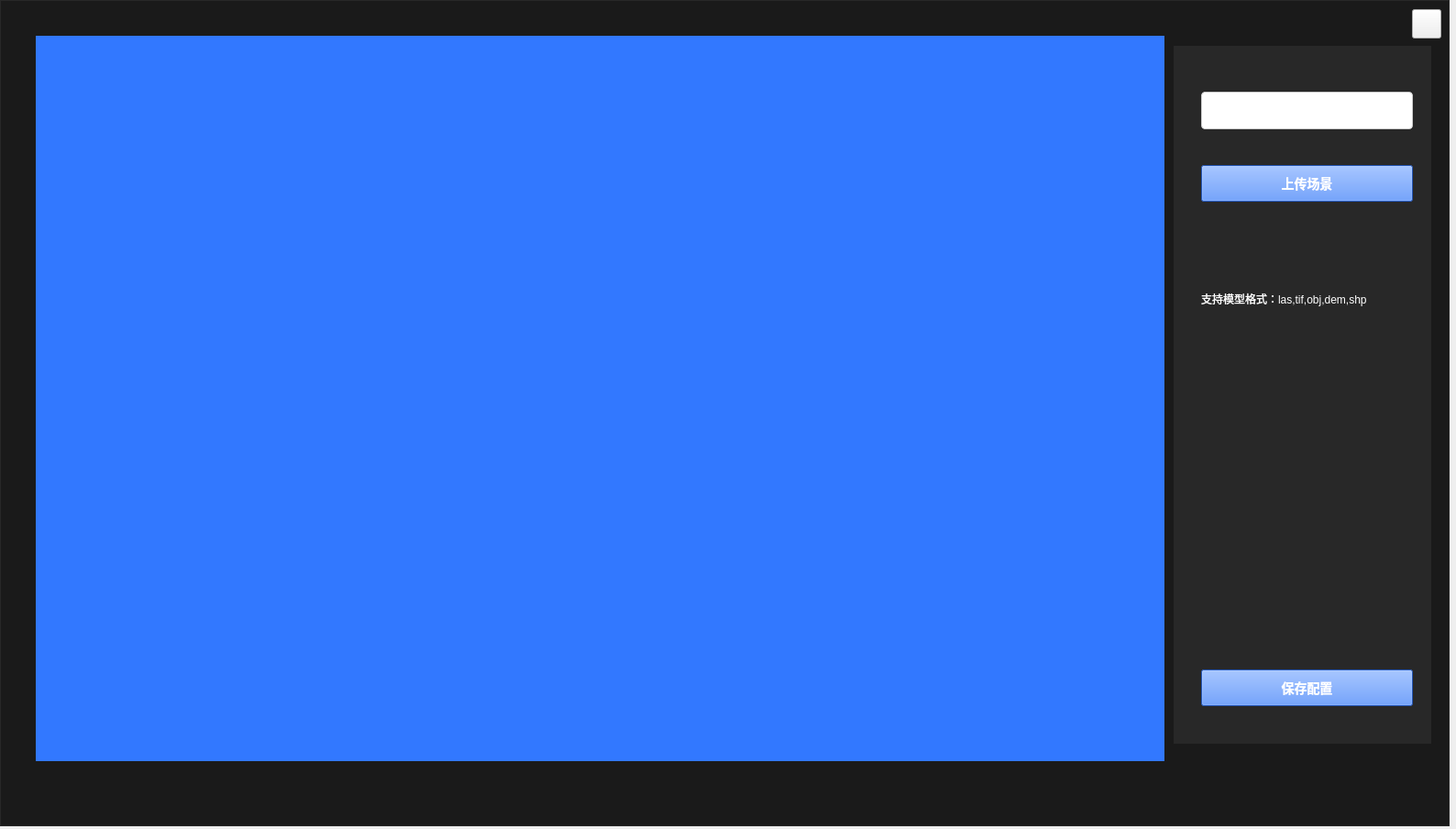
<?xml version="1.0" encoding="UTF-8"?>
<ui version="4.0">
 <class>OSGEarthAppClass</class>
 <widget class="QWidget" name="OSGEarthAppClass">
  <property name="geometry">
   <rect>
    <x>0</x>
    <y>0</y>
    <width>1588</width>
    <height>904</height>
   </rect>
  </property>
  <property name="windowTitle">
   <string>三维地球</string>
  </property>
  <widget class="QLabel" name="lblBackground">
   <property name="geometry">
    <rect>
     <x>0</x>
     <y>0</y>
     <width>1581</width>
     <height>901</height>
    </rect>
   </property>
   <property name="styleSheet">
    <string notr="true">background-color: rgb(26, 26, 26);
border-color: rgb(40, 40,40);
border-width: 1px;
border-style: solid;</string>
   </property>
   <property name="text">
    <string/>
   </property>
  </widget>
  <widget class="QPushButton" name="btn_Close">
   <property name="geometry">
    <rect>
     <x>1540</x>
     <y>10</y>
     <width>32</width>
     <height>32</height>
    </rect>
   </property>
   <property name="styleSheet">
    <string notr="true"/>
   </property>
   <property name="text">
    <string/>
   </property>
   <property name="icon">
    <iconset>
     <normaloff>../Builds/x64/Release/Resource/common/close.png</normaloff>../Builds/x64/Release/Resource/common/close.png</iconset>
   </property>
  </widget>
  <widget class="QPushButton" name="btnSavePro">
   <property name="geometry">
    <rect>
     <x>1310</x>
     <y>730</y>
     <width>231</width>
     <height>40</height>
    </rect>
   </property>
   <property name="styleSheet">
    <string notr="true">QPushButton {
    /* 基础颜色和文字 */
    background-color: #3278FF;
    color: white;
    
    
    /* 字体设置 */
    font-family: &quot;Microsoft YaHei&quot;;
    font-size: 14px;
    font-weight: bold;
    
    /* 增加一点内边距，让文字不拥挤 */
    padding: 6px 12px;
}

/* 鼠标悬停状态：颜色稍微变浅一点 */
QPushButton:hover {
    background-color: #5A94FF;
}

/* 鼠标按下状态：颜色稍微变深一点 */
QPushButton:pressed {
    background-color: #1E5AC8;
}</string>
   </property>
   <property name="text">
    <string>保存配置</string>
   </property>
  </widget>
  <widget class="QLabel" name="lblBtnbackground">
   <property name="geometry">
    <rect>
     <x>1280</x>
     <y>50</y>
     <width>281</width>
     <height>761</height>
    </rect>
   </property>
   <property name="styleSheet">
    <string notr="true">QLabel {
    /* 基础颜色和文字 */
    background-color: #282828;
}</string>
   </property>
   <property name="text">
    <string/>
   </property>
  </widget>
  <widget class="QWidget" name="widgetOSG" native="true">
   <property name="geometry">
    <rect>
     <x>39</x>
     <y>39</y>
     <width>1231</width>
     <height>791</height>
    </rect>
   </property>
   <property name="styleSheet">
    <string notr="true">QWidget{
background-color: #3278FF;
}</string>
   </property>
   <layout class="QHBoxLayout" name="horizontalLayout_2"/>
  </widget>
  <widget class="QPushButton" name="btnLoadScene">
   <property name="geometry">
    <rect>
     <x>1310</x>
     <y>180</y>
     <width>231</width>
     <height>40</height>
    </rect>
   </property>
   <property name="styleSheet">
    <string notr="true">QPushButton {
    /* 基础颜色和文字 */
    background-color: #3278FF;
    color: white;
    
    
    /* 字体设置 */
    font-family: &quot;Microsoft YaHei&quot;;
    font-size: 14px;
    font-weight: bold;
    
    /* 增加一点内边距，让文字不拥挤 */
    padding: 6px 12px;
}

/* 鼠标悬停状态：颜色稍微变浅一点 */
QPushButton:hover {
    background-color: #5A94FF;
}

/* 鼠标按下状态：颜色稍微变深一点 */
QPushButton:pressed {
    background-color: #1E5AC8;
}</string>
   </property>
   <property name="text">
    <string>上传场景</string>
   </property>
  </widget>
  <widget class="QLineEdit" name="leProjectName">
   <property name="geometry">
    <rect>
     <x>1310</x>
     <y>100</y>
     <width>231</width>
     <height>41</height>
    </rect>
   </property>
   <property name="styleSheet">
    <string notr="true">/* 1. 输入框的基础样式 */
QLineEdit {
    border: 1px solid #CCCCCC;
    border-radius: 4px;
    padding: 5px 10px;
    background-color: white;
    font: 10pt &quot;微软雅黑&quot;;
    color: #333333; /* 真实输入的文字颜色 */
}

/* 2. 鼠标悬停 */
QLineEdit:hover {
    border: 1px solid #0055ff;
}

/* 3. 焦点状态（点击输入时） */
QLineEdit:focus {
    border: 2px solid #0055ff;
    background-color: #FDFDFD;
}
</string>
   </property>
   <property name="text">
    <string/>
   </property>
  </widget>
  <widget class="QLabel" name="lblText">
   <property name="geometry">
    <rect>
     <x>1310</x>
     <y>270</y>
     <width>231</width>
     <height>111</height>
    </rect>
   </property>
   <property name="styleSheet">
    <string notr="true">color:white</string>
   </property>
   <property name="text">
    <string>支持模型格式：las,tif,obj,dem,shp</string>
   </property>
  </widget>
  <zorder>lblBackground</zorder>
  <zorder>lblBtnbackground</zorder>
  <zorder>btn_Close</zorder>
  <zorder>btnSavePro</zorder>
  <zorder>widgetOSG</zorder>
  <zorder>btnLoadScene</zorder>
  <zorder>leProjectName</zorder>
  <zorder>lblText</zorder>
 </widget>
 <layoutdefault spacing="6" margin="11"/>
 <resources>
  <include location="OSGEarthApp.qrc"/>
 </resources>
 <connections/>
</ui>
